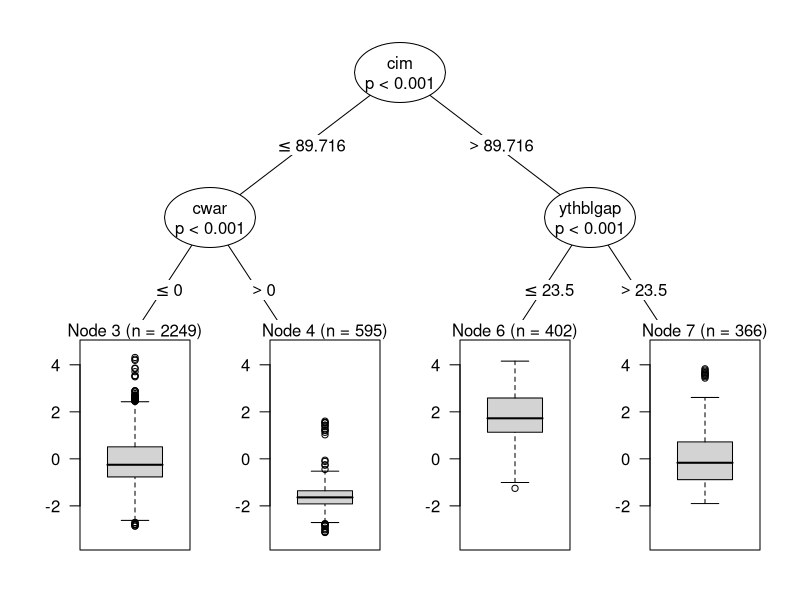
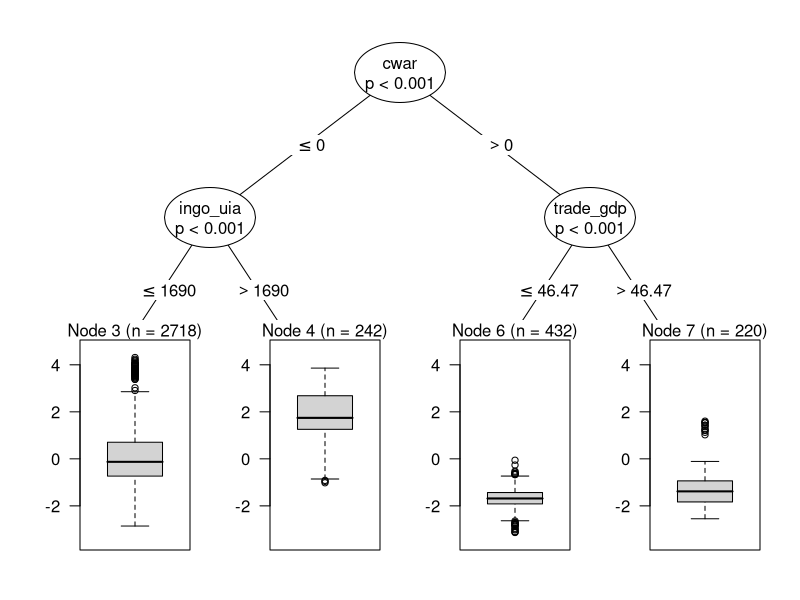

R code for these plots, in order:
set.seed(1987)
library(party)

df <- read.table("data/eeesr.csv", TRUE, ",")[, c(1:3,5:8,14,16:28,31,33:38,40:47)]
colnames(df)[26:27] <- c("mean", "sd")
df <- df[!is.na(df$mean) & !is.na(df$sd), ]
ivar <- colnames(df)[!colnames(df) %in% c("ccode", "country", "mean", "sd")]
form <- as.formula(paste0("mean ~", paste0(ivar, collapse = "+")))

invisible(lapply(1:2, function(x) {
    png(paste0("figures/rf_", x, ".png"), width = 12, height = 12, units = "in", res = 300)
    fit <- ctree(form, df, controls = ctree_control(mtry = 3, maxdepth = 2))
    plot(fit, inner_panel = node_inner(fit, id = FALSE))
    dev.off()
}))
